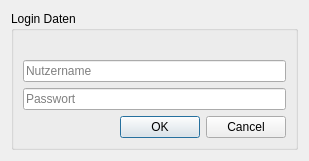
<?xml version="1.0" encoding="UTF-8"?>
<ui version="4.0">
 <class>DialogWindow</class>
 <widget class="QWidget" name="DialogWindow">
  <property name="geometry">
   <rect>
    <x>0</x>
    <y>0</y>
    <width>309</width>
    <height>155</height>
   </rect>
  </property>
  <property name="windowTitle">
   <string/>
  </property>
  <layout class="QHBoxLayout" name="horizontalLayout">
   <item>
    <widget class="QGroupBox" name="groupBox">
     <property name="title">
      <string>Login Daten</string>
     </property>
     <layout class="QVBoxLayout" name="verticalLayout">
      <item>
       <layout class="QVBoxLayout" name="verticalLayout_2">
        <item>
         <widget class="QLabel" name="nameBox">
          <property name="text">
           <string/>
          </property>
         </widget>
        </item>
        <item>
         <widget class="QLineEdit" name="nameLine">
          <property name="placeholderText">
           <string>Nutzername</string>
          </property>
         </widget>
        </item>
        <item>
         <widget class="QLineEdit" name="passwdLine">
          <property name="echoMode">
           <enum>QLineEdit::Password</enum>
          </property>
          <property name="placeholderText">
           <string>Passwort</string>
          </property>
         </widget>
        </item>
        <item>
         <widget class="QDialogButtonBox" name="dialogBox">
          <property name="standardButtons">
           <set>QDialogButtonBox::Cancel|QDialogButtonBox::Ok</set>
          </property>
          <property name="centerButtons">
           <bool>false</bool>
          </property>
         </widget>
        </item>
       </layout>
      </item>
     </layout>
    </widget>
   </item>
  </layout>
 </widget>
 <resources/>
 <connections/>
</ui>
